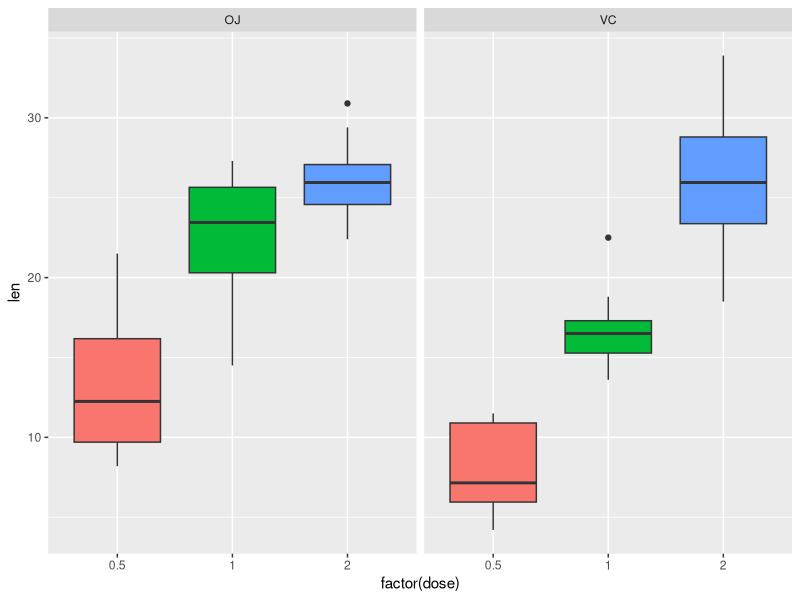
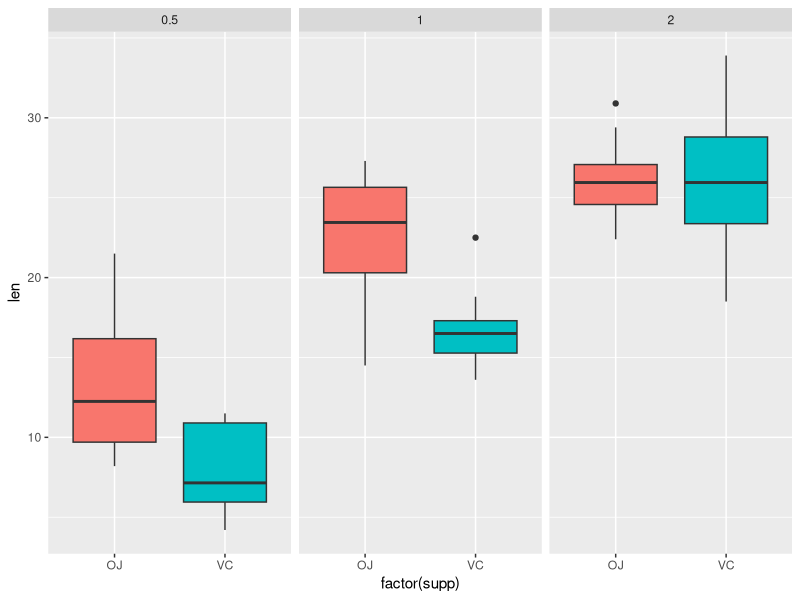

Generate these figures, in order, with R: (Note: this script raises an error after producing the figures.)
library(ggplot2)

# data(ToothGrowth)

summary(ToothGrowth)

dose <- ToothGrowth$dose
supp <- ToothGrowth$supp
len <- ToothGrowth$len

par(mfrow = c(1,2))

p1 <- ggplot(ToothGrowth, aes(x = factor(dose), y = len, fill = factor(dose))) 
p1 + geom_boxplot() + guides(fill=FALSE) + facet_grid(. ~ supp)

p2 <- ggplot(ToothGrowth, aes(x = factor(supp), y = len, fill = factor(supp))) 
p2 + geom_boxplot() + guides(fill=FALSE) + facet_grid(. ~ dose)

dosages_means <- aggregate(ToothGrowth$len, by = list(ToothGrowth$dose), FUN = mean)
dosages_sds <- aggregate(ToothGrowth$len, by = list(ToothGrowth$dose), FUN = sd)
  
Supplements_means <- aggregate(ToothGrowth$len, by = list(ToothGrowth$supp), FUN = mean)
Supplements_sds <- aggregate(ToothGrowth$len, by = list(ToothGrowth$supp), FUN = sd)

d0.5 <- subset(ToothGrowth, dose == 0.5)
d1.0 <- subset(ToothGrowth, dose == 1.0)
d2.0 <- subset(ToothGrowth, dose == 2.0)

test0.5 <- t.test(len ~ supp, paired = FALSE, var.equal = FALSE, data = d0.5)
test0.5$p.value; test0.5$conf

test1.0 <- t.test(len ~ supp, paired = FALSE, var.equal = FALSE, data = d1.0)
test1.0$p.value; test1.0$conf

test2.0 <- t.test(len ~ supp, paired = FALSE, var.equal = FALSE, data = d2.0)
test2.0$p.value; test2.0$conf



